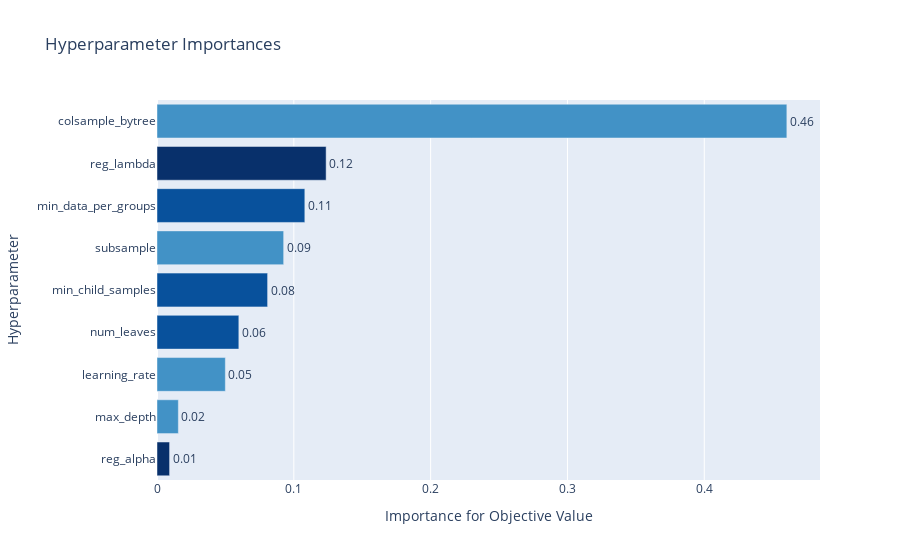

Here is the notebook cell this chart was saved with:
### Code cell
#Visualize parameter importances.
optuna.visualization.plot_param_importances(study)

### Figure 1 — Plotly figure (JSON) as saved in the notebook; plotly's stock layout.template omitted (floating-point values rounded to 4 significant figures)
{"data": [{"cliponaxis": false, "hovertemplate": ["reg_alpha (LogUniformDistribution): 0.009193955186720164<extra></extra>", "max_depth (CategoricalDistribution): 0.015607789963889002<extra></extra>", "learning_rate (CategoricalDistribution): 0.049955077808026556<extra></extra>", "num_leaves (IntUniformDistribution): 0.0598166618392736<extra></extra>", "min_child_samples (IntUniformDistribution): 0.08083783160758796<extra></extra>", "subsample (CategoricalDistribution): 0.09257200105022412<extra></extra>", "min_data_per_groups (IntUniformDistribution): 0.10804909501820707<extra></extra>", "reg_lambda (LogUniformDistribution): 0.1236165676820204<extra></extra>", "colsample_bytree (CategoricalDistribution): 0.4603510198440513<extra></extra>"], "marker": {"color": ["rgb(8,48,107)", "rgb(66,146,198)", "rgb(66,146,198)", "rgb(8,81,156)", "rgb(8,81,156)", "rgb(66,146,198)", "rgb(8,81,156)", "rgb(8,48,107)", "rgb(66,146,198)"]}, "orientation": "h", "text": ["0.009193955186720164", "0.015607789963889002", "0.049955077808026556", "0.0598166618392736", "0.08083783160758796", "0.09257200105022412", "0.10804909501820707", "0.1236165676820204", "0.4603510198440513"], "textposition": "outside", "texttemplate": "%{text:.2f}", "type": "bar", "x": [0.009194, 0.01561, 0.04996, 0.05982, 0.08084, 0.09257, 0.108, 0.1236, 0.4604], "y": ["reg_alpha", "max_depth", "learning_rate", "num_leaves", "min_child_samples", "subsample", "min_data_per_groups", "reg_lambda", "colsample_bytree"]}], "layout": {"autosize": true, "showlegend": false, "title": {"text": "Hyperparameter Importances"}, "xaxis": {"autorange": true, "range": [0, 0.4846], "title": {"text": "Importance for Objective Value"}, "type": "linear"}, "yaxis": {"autorange": true, "range": [-0.5, 8.5], "title": {"text": "Hyperparameter"}, "type": "category"}}}
